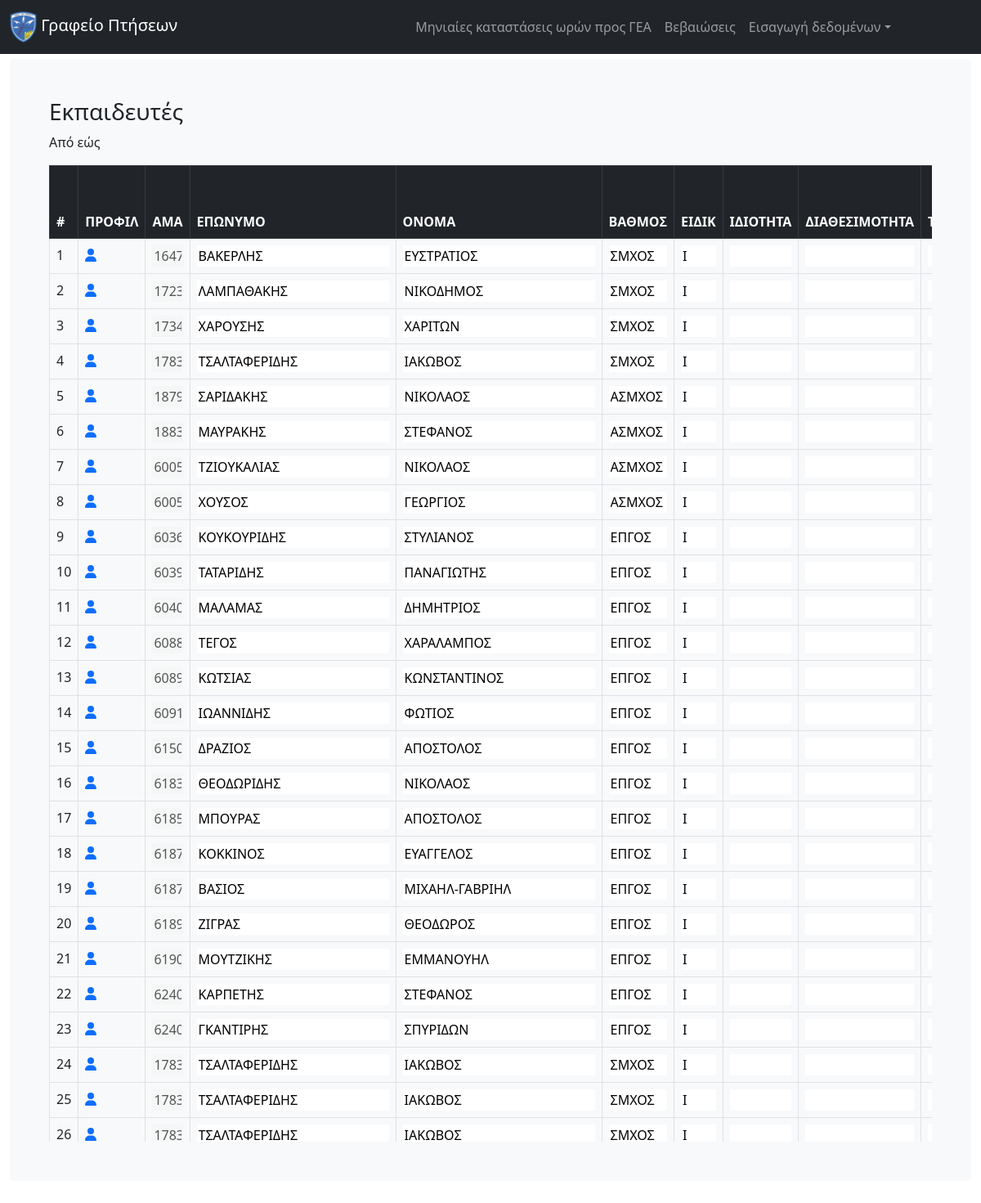
The page /staff/trainers/ on the database as committed earlier.
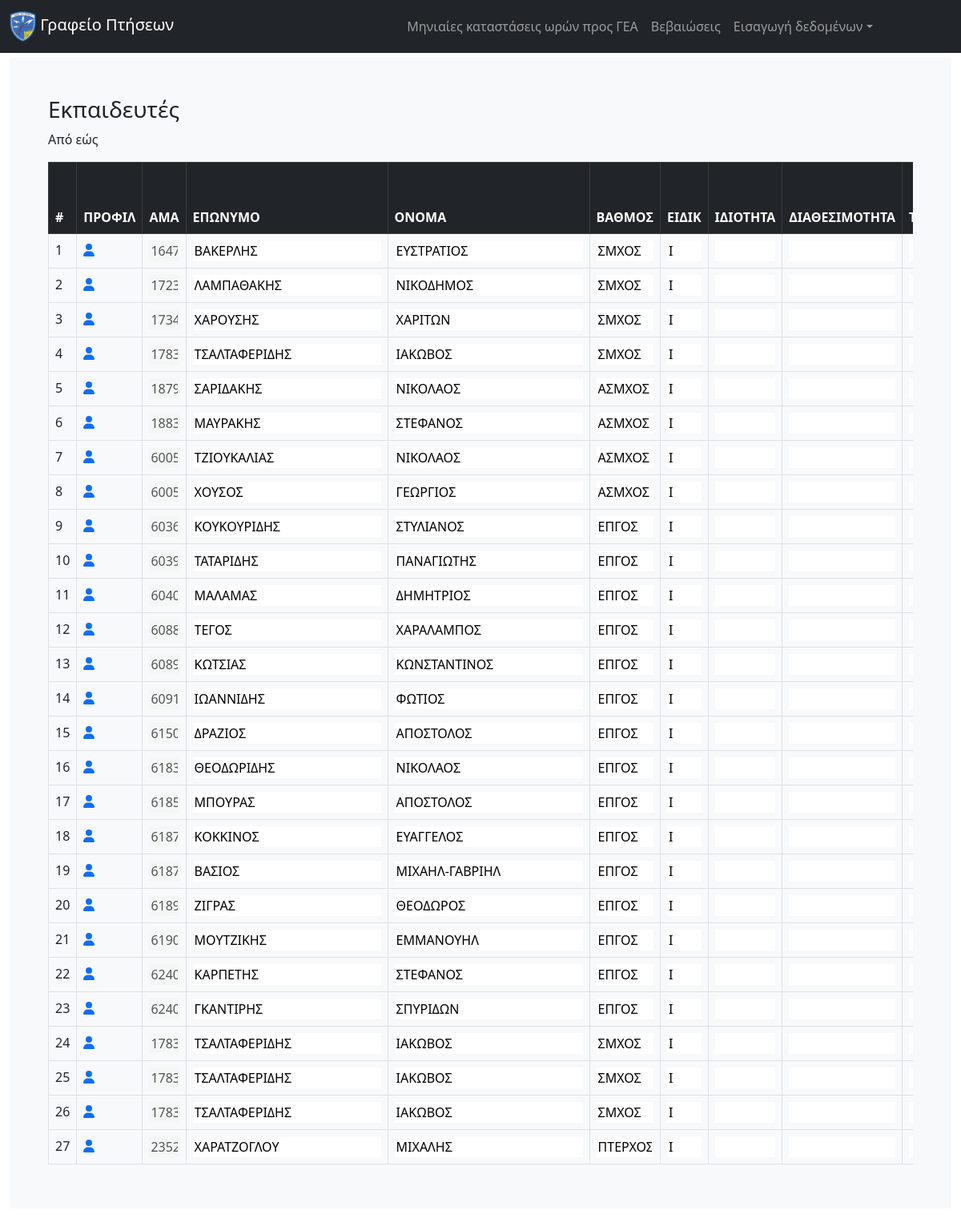
The same page on the database as committed later.
### core/models.py (models this page shows, shortened)
class AirmanTrainer(models.Model):
    airman = models.ForeignKey(Airman,on_delete=models.CASCADE)
    ptixio = models.CharField(max_length=200,default="",blank=True,null=True) # a b g
    diatagi_orismou = models.CharField(max_length=200,default="",blank=True,null=True)

class Airman(models.Model):
    asma = models.BigIntegerField(primary_key=True)
    firstname = models.CharField(max_length=200,default="",blank=True,null=True)
    lastname = models.CharField(max_length=200,default="",blank=True,null=True)
    rank = models.CharField(max_length=200,default="",blank=True,null=True)
    eidikotita = models.CharField(max_length=200,default="",blank=True,null=True)
    idiotita = models.CharField(max_length=200,default="",blank=True,null=True)
    availability = models.CharField(max_length=200,default="",blank=True,null=True)
    topothetisi = models.CharField(max_length=200,default="",blank=True,null=True)
    katigoria_dikaioumeni = models.CharField(max_length=200,default="",blank=True,null=True)
    katigoria_katoxiromeni = models.CharField(max_length=200,default="",blank=True,null=True)
    monada_ekdosis_ptitikou = models.CharField(max_length=200,default="",blank=True,null=True)
    geniko_synolo_oron = models.FloatField(blank=True,null=True,default=0)

### core/views.py (the view)
# urls.py: path('staff/trainers/',views.trainers,name="trainers"),
def trainers(request):
    trainers = AirmanTrainer.objects.all()
    context = {'table_data':trainers}
    return render(request,'core/vevaioseis/trainers.html',context)

### core/templates/core/vevaioseis/trainers.html (shortened to what this page needs)
{% extends 'core/core.html' %}
{%load static%}
{% block content %}
<h3>Εκπαιδευτές</h3>
<p>Από {{from_month}} {{from_year}} εώς {{to_month}} {{to_year}} </p>
<div class="tableFixHead">
  <table class="table table-hover table-bordered">
    <thead class="table-dark" style="position: sticky;top: 0">
      <tr>
        <th scope="col">#</th>
        <th scope="col">ΠΡΟΦΙΛ</th>
        <th scope="col">ΑΜΑ</th>
        <th scope="col">ΕΠΩΝΥΜΟ</th>
        <th scope="col">ΟΝΟΜΑ</th>
        <th scope="col">ΒΑΘΜΟΣ</th>
        <th scope="col" >ΕΙΔΙΚ</th>
        <th scope="col">ΙΔΙΟΤΗΤΑ</th>
        <th scope="col">ΔΙΑΘΕΣΙΜΟΤΗΤΑ</th>
        <th scope="col">ΤΟΠΟΘΕΤΗΣΗ</th>
      </tr>
    </thead>
    <tbody >
      {% for trainer in table_data%}
        <tr>
          <td>{{ forloop.counter }}</td>
          <td><a href={% url 'profile' trainer.airman.asma %} target="_blank"><i class="fa-solid fa-user"></i></a></td>
          <td><input style="width:100%" type="text" id="{{ trainer.airman.asma }}_asma" name="{{ trainer.airman.asma }}_asma" value={{trainer.airman.asma}} disabled></td>
          <td><input type="text" id="{{ trainer.airman.asma }}_lastname" name="{{ trainer.airman.asma }}_lastname" value={{trainer.airman.lastname}}></td>
          <td><input type="text" id="{{ trainer.airman.asma }}_name" name="{{ trainer.airman.asma }}_name" value={{trainer.airman.firstname}}></td>
          <td><input style="width:100%" type="text" id="{{ trainer.airman.asma }}_rank" name="{{ trainer.airman.asma }}_rank" value={{trainer.airman.rank}}></td>
          <td><input style="width:100%" type="text" id="{{ trainer.airman.asma }}_eidikotita" name="{{ trainer.airman.asma }}_eidikotita" value={{trainer.airman.eidikotita}}></td>
          <td><input style="width:100%" type="text" id="{{ trainer.airman.asma }}_idiotita" name="{{ trainer.airman.asma }}_idiotita" value={{trainer.airman.idiotita}}></td>
          <td><input style="width:100%" type="text" id="{{ trainer.airman.asma }}_diathesimotita" name="{{ trainer.airman.asma }}_diathesimotita" value={{trainer.airman.availability}}></td>
          <td><input style="width:100%" type="text" id="{{ trainer.airman.asma }}_topothetisi" name="{{ trainer.airman.asma }}_topothetisi" value={{trainer.airman.topothetisi}}></td>
        </tr>
      {% endfor %}
    </tbody>
  </table>
</div>
{% endblock content%}

Rows that differ between the two databases and show on the page:
added AirmanTrainer: airman.asma "2352", airman.lastname "ΧΑΡΑΤΖΟΓΛΟΥ", airman.firstname "ΜΙΧΑΛΗΣ", airman.rank "ΠΤΕΡΧΟΣ", airman.eidikotita "Ι"
